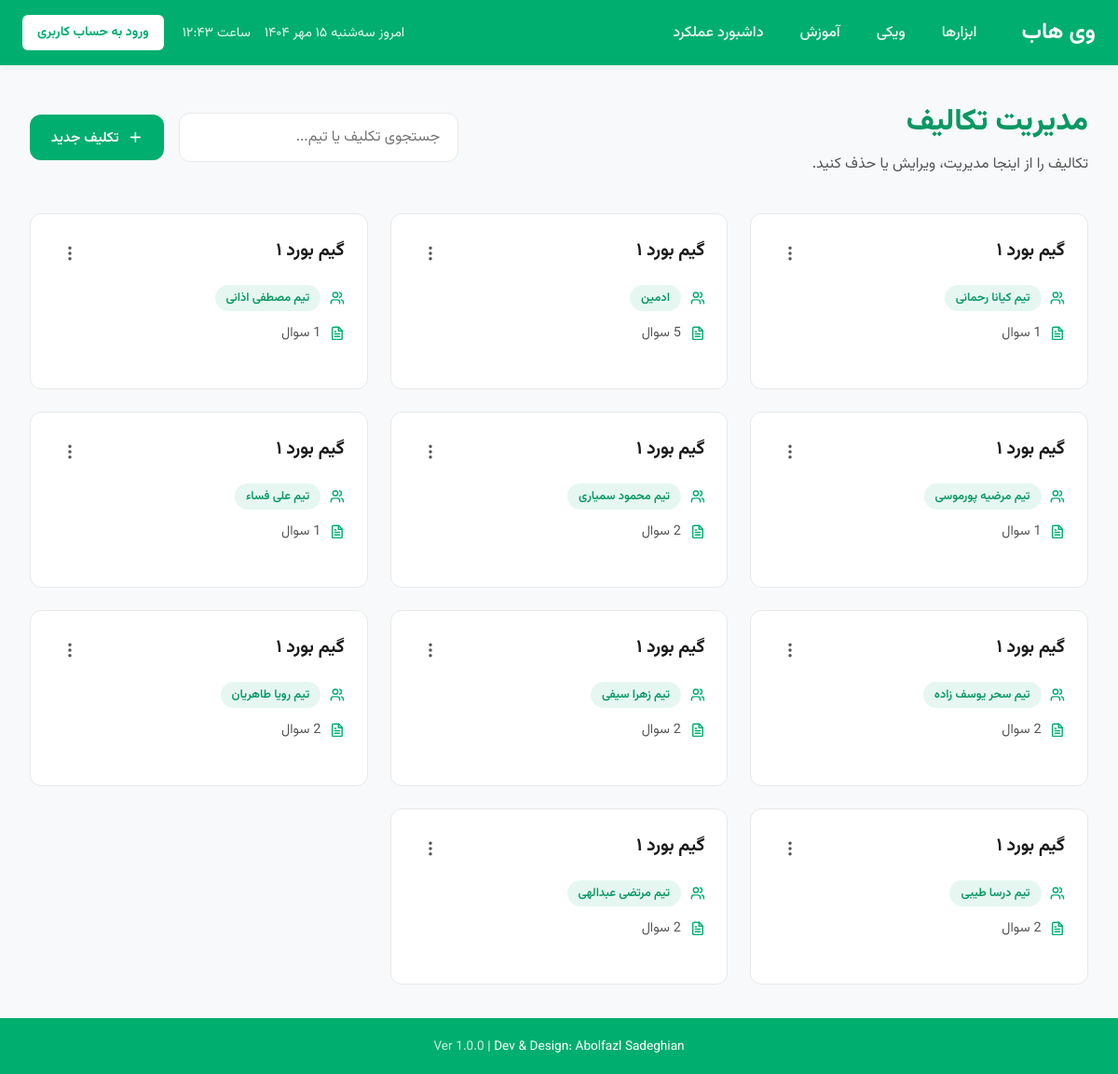
The app's page /admin/game/tasks/index.php (signed in) with its own data.
### tables this page shows
CREATE TABLE Tasks (
    id INTEGER PRIMARY KEY AUTOINCREMENT,
    title TEXT NOT NULL,
    description TEXT,
    team_id INTEGER NOT NULL, -- این تکلیف به کدام تیم از جدول Teams شما اختصاص دارد
    created_at DATETIME DEFAULT CURRENT_TIMESTAMP,
    FOREIGN KEY (team_id) REFERENCES Teams(id) ON DELETE CASCADE
);

### admin/game/tasks/index.php (the view, shortened to what this page needs)
<?php
require_once __DIR__ . '/../../../db/database.php';
$stmt_tasks = $pdo->query("
    SELECT
        t.id,
        t.title,
        t.description,
        tm.team_name,
        (SELECT COUNT(*) FROM TaskQuestions WHERE task_id = t.id) AS question_count
    FROM Tasks t
    JOIN Teams tm ON t.team_id = tm.id
    ORDER BY t.id DESC
");
$tasks = $stmt_tasks->fetchAll(PDO::FETCH_ASSOC);
?>
<!DOCTYPE html>
<html lang="fa" dir="rtl">
<head>
</head>
<body>
    <div id="header-placeholder"></div>
    <main>
        <div class="page-toolbar">
            <div>
                <h1 class="page-title">مدیریت تکالیف</h1>
                <p class="page-subtitle">تکالیف را از اینجا مدیریت، ویرایش یا حذف کنید.</p>
            </div>
            <div style="display: flex; gap: 1rem; align-items:center; flex-wrap: wrap;">
                <div class="search-box">
                    <input type="text" id="task-search-input" placeholder="جستجوی تکلیف یا تیم...">
                </div>
                <button id="add-new-task-btn" class="btn btn-primary">
                    <svg class="icon" xmlns="http://www.w3.org/2000/svg" width="24" height="24" viewBox="0 0 24 24" fill="none" stroke="currentColor" stroke-width="2" stroke-linecap="round" stroke-linejoin="round">
                        <path d="M5 12h14" />
                        <path d="M12 5v14" />
                    </svg>
                    <span>تکلیف جدید</span>
                </button>
            </div>
        </div>
        <?php if (empty($tasks)) : ?>
            <div class="empty-state">
                <svg class="icon" xmlns="http://www.w3.org/2000/svg" width="24" height="24" viewBox="0 0 24 24" fill="none" stroke="currentColor" stroke-width="2" stroke-linecap="round" stroke-linejoin="round">
                    <path d="M10.29 3.86 1.82 18a2 2 0 0 0 1.71 3h16.94a2 2 0 0 0 1.71-3L13.71 3.86a2 2 0 0 0-3.42 0z" />
                    <line x1="12" x2="12" y1="9" y2="13" />
                    <line x1="12" x2="12.01" y1="17" y2="17" />
                </svg>
                <h2>هنوز هیچ تکلیفی نساخته‌اید!</h2>
                <p>برای شروع، اولین تکلیف خود را برای تیم‌ها ایجاد کنید.</p>
                <button id="add-new-task-btn-empty" class="btn btn-primary">ایجاد اولین تکلیف</button>
            </div>
        <?php else : ?>
            <div id="tasks-grid" class="task-card-grid">
                <?php foreach ($tasks as $task) : ?>
                    <div class="task-card" data-search-term="<?= htmlspecialchars(strtolower($task['title'] . ' ' . $task['team_name'])) ?>">
                        <div class="task-card-header">
                            <h3><?= htmlspecialchars($task['title']) ?></h3>
                            <div class="actions-menu">
                                <button class="actions-menu-btn">
                                    <svg class="icon" xmlns="http://www.w3.org/2000/svg" width="24" height="24" viewBox="0 0 24 24" fill="none" stroke="currentColor" stroke-width="2" stroke-linecap="round" stroke-linejoin="round">
                                        <circle cx="12" cy="12" r="1" />
                                        <circle cx="12" cy="5" r="1" />
                                        <circle cx="12" cy="19" r="1" />
                                    </svg>
                                </button>
                            </div>
                        </div>
                        <div class="task-card-meta">
                            <span class="meta-item">
                                <span class="team-badge"><?= htmlspecialchars($task['team_name']) ?></span>
                            </span>
                            <span class="meta-item">
                                <span><?= $task['question_count'] ?> سوال</span>
                            </span>
                        </div>
                    </div>
                <?php endforeach; ?>
            </div>
        <?php endif; ?>
    </main>
    <div id="footer-placeholder"></div>
</body>
</html>

### admin/game/tasks/index.php (style rules this page uses)
:root { --primary-color: #00ae70; --primary-dark: #089863; --primary-light: #e6f7f2; --bg-color: #f7f9fa; --card-bg: #fff; --text-color: #1a1a1a; --secondary-text: #555; --header-text: #fff; --border-color: #e9e9e9; --radius: 12px; --shadow-sm: 0 2px 6px rgba(0, 120, 80, .06); --shadow-md: 0 6px 20px rgba(0, 120, 80, .10); --success-color: #28a745; --info-color: #17a2b8; --warning-color: #ffc107; --danger-color: #dc3545; }
*, *::before, *::after { box-sizing: border-box; margin: 0; padding: 0; font-family: "Vazirmatn", system-ui, sans-serif; }
body { min-height: 100vh; display: flex; flex-direction: column; background: var(--bg-color); color: var(--text-color); }
main { flex: 1; max-width: 1500px; width: 100%; padding: clamp(1.5rem, 3vw, 2.5rem) clamp(1rem, 3vw, 2rem); margin-inline: auto; }
.page-toolbar { display: flex; justify-content: space-between; align-items: center; margin-bottom: 2.5rem; flex-wrap: wrap; gap: 1.5rem; }
.page-title { color: var(--primary-dark); font-weight: 800; font-size: clamp(1.5rem, 3vw, 2rem); margin-block-end: .5rem; }
.page-subtitle { color: var(--secondary-text); font-weight: 400; font-size: clamp(.95rem, 2.2vw, 1rem); }
.icon { width: 1.1em; height: 1.1em; stroke-width: 2.2; vertical-align: -0.15em; }
.btn { position: relative; padding: .8em 1.5em; font-size: .95rem; font-weight: 600; color: white; border: none; border-radius: var(--radius); cursor: pointer; transition: background-color 0.2s, transform 0.2s, filter 0.2s; display: inline-flex; align-items: center; justify-content: center; gap: 0.6em; white-space: nowrap; text-decoration: none; }
.btn-primary { background-color: var(--primary-color); }
.search-box input { width: 100%; font-size: 1rem; padding: .8em 1.2em; border: 1.5px solid var(--border-color); border-radius: var(--radius); background: var(--card-bg); transition: border-color .2s, box-shadow .2s; min-width: 300px; }
.task-card-grid { display: grid; grid-template-columns: repeat(auto-fill, minmax(320px, 1fr)); gap: 1.5rem; }
.task-card { background: var(--card-bg); border: 1px solid var(--border-color); border-radius: var(--radius); padding: 1.5rem; display: flex; flex-direction: column; transition: all .2s ease; }
.task-card-header { display: flex; justify-content: space-between; align-items: flex-start; margin-bottom: 1rem; }
.task-card-header h3 { font-size: 1.2rem; font-weight: 700; color: var(--text-color); }
.task-card-meta { display: flex; flex-direction: column; gap: .75rem; margin-bottom: 1.5rem; flex-grow: 1; color: var(--secondary-text); font-size: .9rem; }
.meta-item { display: flex; align-items: center; gap: .6rem; }
.meta-item .icon { color: var(--primary-color); }
.team-badge { background-color: var(--primary-light); color: var(--primary-dark); padding: .25rem .75rem; border-radius: 20px; font-size: .8rem; font-weight: 600; display: inline-block; }
.actions-menu { position: relative; }
.actions-menu-btn { background: none; border: none; padding: .5rem; cursor: pointer; border-radius: 50%; display: flex; color: var(--secondary-text); }
.actions-menu-btn .icon { width: 1.25rem; height: 1.25rem; }

### records on screen
tasks: title "گیم بورد ۱", team_name "تیم کیانا رحمانی"
tasks: title "گیم بورد ۱", team_name "ادمین"
tasks: title "گیم بورد ۱", team_name "تیم مصطفی اذانی"
tasks: title "گیم بورد ۱", team_name "تیم مرضیه پورموسی"
tasks: title "گیم بورد ۱", team_name "تیم محمود سمیاری"
tasks: title "گیم بورد ۱", team_name "تیم علی فساء"
tasks: title "گیم بورد ۱", team_name "تیم سحر یوسف زاده"
tasks: title "گیم بورد ‍۱", team_name "تیم زهرا سیفی"
tasks: title "گیم بورد ۱", team_name "تیم رویا طاهریان"
tasks: title "گیم بورد ۱", team_name "تیم درسا طیبی"
tasks: title "گیم بورد ۱", team_name "تیم مرتضی عبدالهی"
